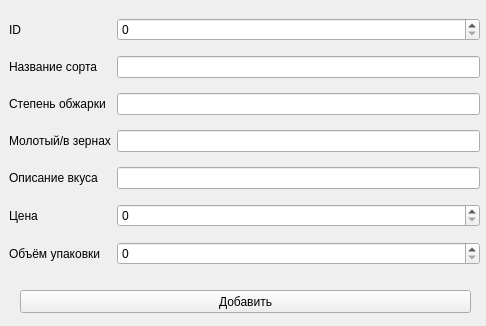
<?xml version="1.0" encoding="UTF-8"?>
<ui version="4.0">
 <class>Form</class>
 <widget class="QWidget" name="Form">
  <property name="geometry">
   <rect>
    <x>0</x>
    <y>0</y>
    <width>486</width>
    <height>326</height>
   </rect>
  </property>
  <property name="windowTitle">
   <string>Form</string>
  </property>
  <widget class="QWidget" name="gridLayoutWidget">
   <property name="geometry">
    <rect>
     <x>9</x>
     <y>9</y>
     <width>471</width>
     <height>271</height>
    </rect>
   </property>
   <layout class="QGridLayout" name="gridLayout">
    <item row="6" column="0">
     <widget class="QLabel" name="label_7">
      <property name="text">
       <string>Объём упаковки</string>
      </property>
     </widget>
    </item>
    <item row="1" column="0">
     <widget class="QLabel" name="label_2">
      <property name="text">
       <string>Название сорта</string>
      </property>
     </widget>
    </item>
    <item row="0" column="0">
     <widget class="QLabel" name="label">
      <property name="text">
       <string>ID</string>
      </property>
     </widget>
    </item>
    <item row="2" column="0">
     <widget class="QLabel" name="label_3">
      <property name="text">
       <string>Степень обжарки</string>
      </property>
     </widget>
    </item>
    <item row="3" column="0">
     <widget class="QLabel" name="label_4">
      <property name="text">
       <string>Молотый/в зернах</string>
      </property>
     </widget>
    </item>
    <item row="4" column="0">
     <widget class="QLabel" name="label_5">
      <property name="text">
       <string>Описание вкуса</string>
      </property>
     </widget>
    </item>
    <item row="5" column="0">
     <widget class="QLabel" name="label_6">
      <property name="text">
       <string>Цена</string>
      </property>
     </widget>
    </item>
    <item row="0" column="1">
     <widget class="QSpinBox" name="id"/>
    </item>
    <item row="1" column="1">
     <widget class="QLineEdit" name="sort"/>
    </item>
    <item row="2" column="1">
     <widget class="QLineEdit" name="hot"/>
    </item>
    <item row="3" column="1">
     <widget class="QLineEdit" name="type"/>
    </item>
    <item row="4" column="1">
     <widget class="QLineEdit" name="tasty"/>
    </item>
    <item row="5" column="1">
     <widget class="QSpinBox" name="price">
      <property name="maximum">
       <number>999999999</number>
      </property>
     </widget>
    </item>
    <item row="6" column="1">
     <widget class="QSpinBox" name="volume">
      <property name="maximum">
       <number>999999999</number>
      </property>
     </widget>
    </item>
   </layout>
  </widget>
  <widget class="QPushButton" name="add_coffee">
   <property name="geometry">
    <rect>
     <x>20</x>
     <y>290</y>
     <width>451</width>
     <height>23</height>
    </rect>
   </property>
   <property name="text">
    <string>Добавить</string>
   </property>
  </widget>
 </widget>
 <resources/>
 <connections/>
</ui>
